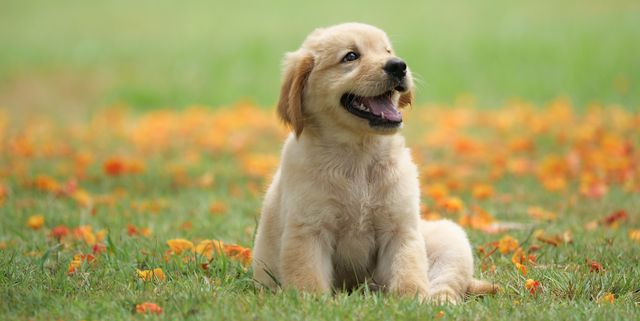
#> input picture Python/dog.jpg, 640 x 321 px
$ python svd_image_compression.py
#> lines starting #> are read from the running program, lines starting #| are printed output that depends on the picture
from matplotlib.image import imread
import matplotlib.pyplot as plt
import numpy as np
import os

plt.rcParams['figure.figsize']=[16,8]

A = imread('dog.jpg')
#> A is the input picture: shape (321, 640, 3); mean R, G, B 163.8, 158.6, 97.6
X = np.mean(A, -1) #Convert RGB to grayScale.
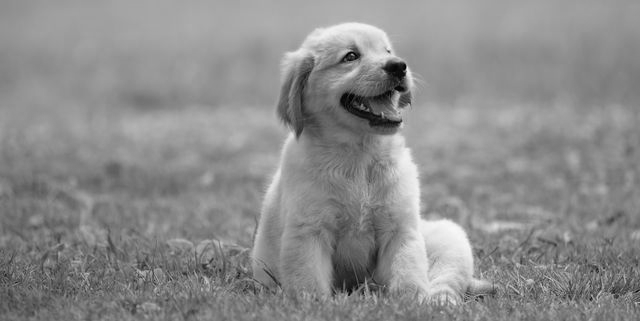
#> X: shape (321, 640) float64; min 0.333, max 248.3, mean 140

img = plt.imshow(X)
img.set_cmap('gray')
plt.axis('off')
plt.show()


U, S, VT = np.linalg.svd(X, full_matrices=False)
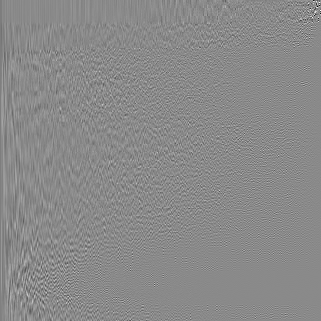
#> U: shape (321, 321) float64; min -0.687, max 0.582, mean -0.000148; drawn with min black and max white
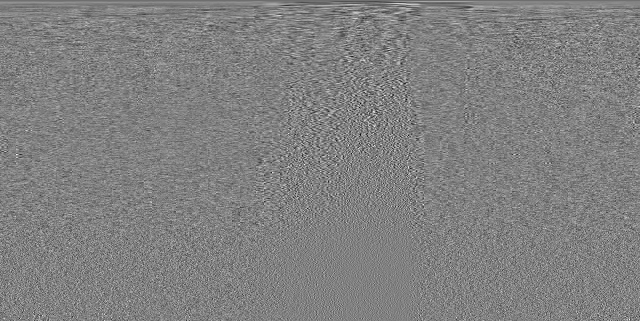
#> VT: shape (321, 640) float64; min -0.278, max 0.271, mean -0.000126; drawn with min black and max white
#> S = 321 values, max 64015.7 at index 0, min 1.06 at index 320, mean 417.8
S = np.diag(S)
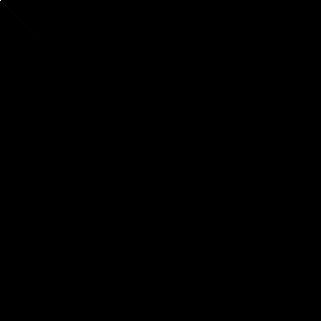
#> S: shape (321, 321) float64; min 0, max 64015.7, mean 1.3; drawn with min black and max white

j=0
for r in (5, 20, 100):
    Xapprox = U[:,:r] @ S[0:r, :r] @ VT[:r, :]
    plt.figure(j+1)
    j+=1
    img = plt.imshow(Xapprox)
    img.set_cmap('gray')
    plt.axis('off')
    plt.title('r = '+str(r))
    plt.show()
#> this loop made 3 passes
#> pass 1, `Xapprox = U[:,:r] @ S[0:r, :r] @ VT[:r, :]`:
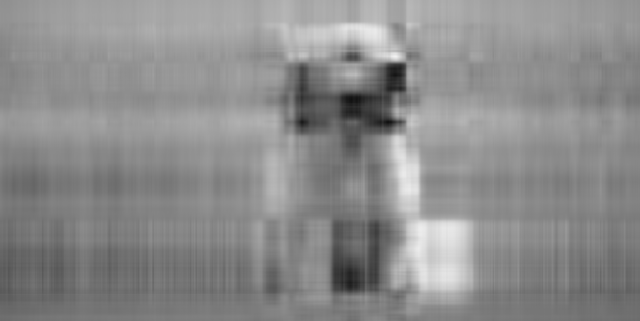
#> Xapprox: shape (321, 640) float64; min 16.82, max 241.6, mean 140
#> after the loop, j = 3

plt.figure(1)
plt.semilogy(np.diag(S))
plt.title('Singular Values')
plt.show()
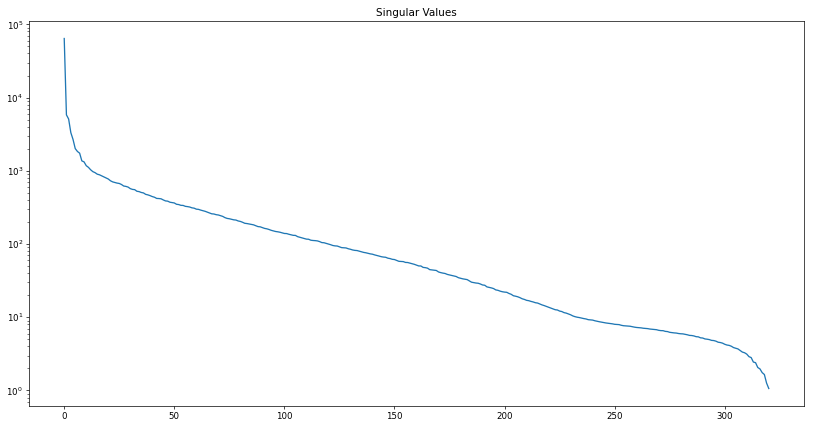
#> figure drawn by matplotlib, 1 panel; curve peaks at x = 0, y = 64015.7

plt.figure(2)
plt.plot(np.cumsum(np.diag(S))/np.sum(np.diag(S)))
plt.title('Singular Values: Cumulative Sum')
plt.show()
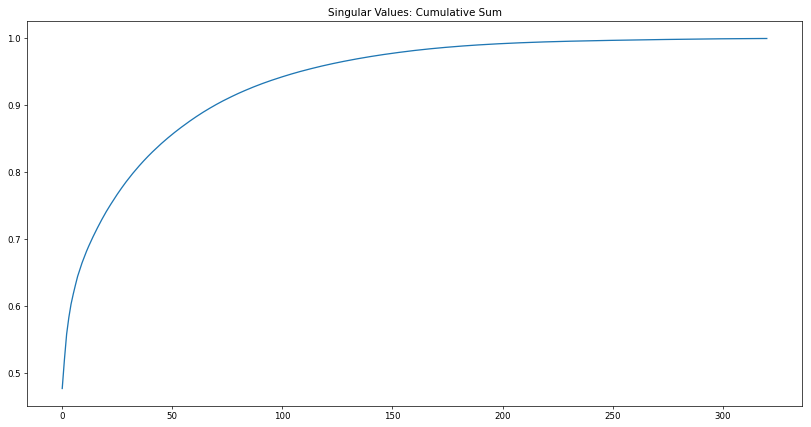
#> figure drawn by matplotlib, 1 panel; curve peaks at x = 320, y = 1
